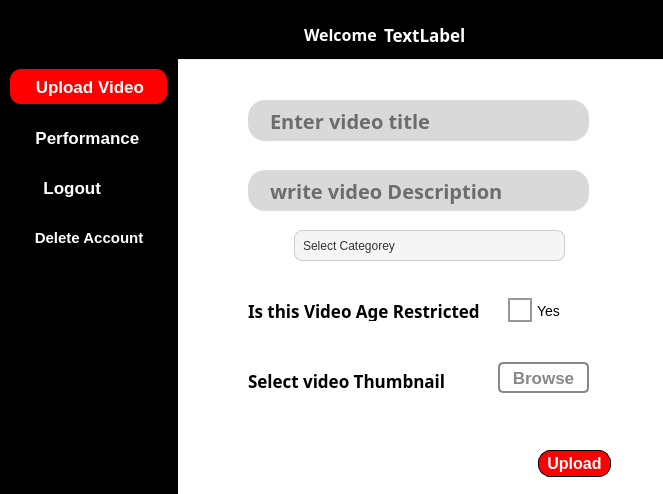
<?xml version="1.0" encoding="UTF-8"?>
<ui version="4.0">
 <class>CreaterMainWindow</class>
 <widget class="QDialog" name="CreaterMainWindow">
  <property name="geometry">
   <rect>
    <x>0</x>
    <y>0</y>
    <width>663</width>
    <height>494</height>
   </rect>
  </property>
  <property name="windowTitle">
   <string>Dialog</string>
  </property>
  <widget class="QLabel" name="label">
   <property name="geometry">
    <rect>
     <x>70</x>
     <y>0</y>
     <width>593</width>
     <height>59</height>
    </rect>
   </property>
   <property name="styleSheet">
    <string notr="true">background-color: rgb(0, 0, 0);</string>
   </property>
   <property name="text">
    <string/>
   </property>
  </widget>
  <widget class="QLabel" name="label_2">
   <property name="geometry">
    <rect>
     <x>0</x>
     <y>-29</y>
     <width>178</width>
     <height>552</height>
    </rect>
   </property>
   <property name="styleSheet">
    <string notr="true">background-color: rgb(0, 0, 0);</string>
   </property>
   <property name="text">
    <string/>
   </property>
  </widget>
  <widget class="QLabel" name="ytlogo">
   <property name="geometry">
    <rect>
     <x>12</x>
     <y>22</y>
     <width>163</width>
     <height>26</height>
    </rect>
   </property>
   <property name="text">
    <string>TextLabel</string>
   </property>
  </widget>
  <widget class="QLabel" name="label_3">
   <property name="geometry">
    <rect>
     <x>298</x>
     <y>20</y>
     <width>86</width>
     <height>28</height>
    </rect>
   </property>
   <property name="styleSheet">
    <string notr="true">border-radius: 0px;
color: white;
background-color: rgb(255, 255, 0, 0);
font-weight: bold;
font-size: 16px;
font-family: PT Sans;
padding-left: 2px;</string>
   </property>
   <property name="text">
    <string>Welcome</string>
   </property>
  </widget>
  <widget class="QLabel" name="username">
   <property name="geometry">
    <rect>
     <x>377</x>
     <y>22</y>
     <width>121</width>
     <height>25</height>
    </rect>
   </property>
   <property name="styleSheet">
    <string notr="true">border-radius: 0px;
color: white;
background-color: rgb(255, 255, 0, 0);
font-weight: bold;
font-size: 17px;
font-family: PT Sans;
padding-left: 2px;</string>
   </property>
   <property name="text">
    <string>TextLabel</string>
   </property>
  </widget>
  <widget class="QPushButton" name="upload">
   <property name="geometry">
    <rect>
     <x>10</x>
     <y>69</y>
     <width>157</width>
     <height>35</height>
    </rect>
   </property>
   <property name="cursor">
    <cursorShape>PointingHandCursor</cursorShape>
   </property>
   <property name="styleSheet">
    <string notr="true">QLabel, QPushButton {
    border-radius: 11px;
    background-color: black;
    font-weight: bold;
    font-family: &quot;Roboto&quot;;
    color: white;
    font-size: 17px;
padding-left: -2px;
}

QLabel:hover, QPushButton:hover {
    background-color: red;
    color: white;
}
QLabel:checked, QPushButton:checked {
    background-color: red;
    color: white;
}</string>
   </property>
   <property name="text">
    <string> Upload Video</string>
   </property>
   <property name="icon">
    <iconset resource="Logos.qrc">
     <normaloff>:/Creator's Logo/Logo's/Creator's Logo/Upload Logo.png</normaloff>:/Creator's Logo/Logo's/Creator's Logo/Upload Logo.png</iconset>
   </property>
   <property name="iconSize">
    <size>
     <width>40</width>
     <height>40</height>
    </size>
   </property>
   <property name="shortcut">
    <string/>
   </property>
   <property name="checkable">
    <bool>true</bool>
   </property>
   <property name="checked">
    <bool>true</bool>
   </property>
   <property name="autoExclusive">
    <bool>true</bool>
   </property>
   <property name="default">
    <bool>false</bool>
   </property>
   <property name="flat">
    <bool>false</bool>
   </property>
  </widget>
  <widget class="QPushButton" name="performance">
   <property name="geometry">
    <rect>
     <x>10</x>
     <y>120</y>
     <width>157</width>
     <height>35</height>
    </rect>
   </property>
   <property name="cursor">
    <cursorShape>PointingHandCursor</cursorShape>
   </property>
   <property name="styleSheet">
    <string notr="true">QLabel, QPushButton {
    border-radius: 11px;
    background-color: black;
    font-weight: bold;
    font-family: &quot;Roboto&quot;;
    color: white;
    font-size: 17px;
padding-right: 10px;
padding-left: 3px;

}

QLabel:hover, QPushButton:hover {
    background-color: red;
    color: white;
}

QLabel:checked, QPushButton:checked {
    background-color: red;
    color: white;
}
</string>
   </property>
   <property name="text">
    <string> Performance</string>
   </property>
   <property name="icon">
    <iconset resource="Logos.qrc">
     <normaloff>:/Creator's Logo/Logo's/Creator's Logo/Performance.png</normaloff>:/Creator's Logo/Logo's/Creator's Logo/Performance.png</iconset>
   </property>
   <property name="iconSize">
    <size>
     <width>20</width>
     <height>22</height>
    </size>
   </property>
   <property name="shortcut">
    <string/>
   </property>
   <property name="checkable">
    <bool>true</bool>
   </property>
   <property name="checked">
    <bool>false</bool>
   </property>
   <property name="autoExclusive">
    <bool>true</bool>
   </property>
   <property name="default">
    <bool>false</bool>
   </property>
   <property name="flat">
    <bool>false</bool>
   </property>
  </widget>
  <widget class="QPushButton" name="logout">
   <property name="geometry">
    <rect>
     <x>10</x>
     <y>170</y>
     <width>157</width>
     <height>35</height>
    </rect>
   </property>
   <property name="cursor">
    <cursorShape>PointingHandCursor</cursorShape>
   </property>
   <property name="styleSheet">
    <string notr="true">QLabel, QPushButton {
    border-radius: 11px;
    background-color: black;
    font-weight: bold;
    font-family: &quot;Roboto&quot;;
    color: white;
    font-size: 17px;
padding-left: -42px;
}

QLabel:hover, QPushButton:hover {
    background-color: red;
    color: white;
}
QLabel:checked, QPushButton:checked {
    background-color: red;
    color: white;
}</string>
   </property>
   <property name="text">
    <string>  Logout</string>
   </property>
   <property name="icon">
    <iconset resource="Logos.qrc">
     <normaloff>:/User Logo/Logo's/main window/logouut.png</normaloff>:/User Logo/Logo's/main window/logouut.png</iconset>
   </property>
   <property name="iconSize">
    <size>
     <width>22</width>
     <height>22</height>
    </size>
   </property>
   <property name="checkable">
    <bool>true</bool>
   </property>
   <property name="checked">
    <bool>false</bool>
   </property>
   <property name="autoExclusive">
    <bool>true</bool>
   </property>
  </widget>
  <widget class="QPushButton" name="delete_2">
   <property name="geometry">
    <rect>
     <x>10</x>
     <y>220</y>
     <width>157</width>
     <height>35</height>
    </rect>
   </property>
   <property name="cursor">
    <cursorShape>PointingHandCursor</cursorShape>
   </property>
   <property name="styleSheet">
    <string notr="true">QLabel, QPushButton {
    border-radius: 11px;
    background-color: black;
    font-weight: bold;
    font-family: &quot;Roboto&quot;;
    color: white;
    font-size: 15px;
padding-left: -3px;
}

QLabel:hover, QPushButton:hover {
    background-color: red;
    color: white;
}
QLabel:checked, QPushButton:checked {
    background-color: red;
    color: white;
}</string>
   </property>
   <property name="text">
    <string> Delete Account</string>
   </property>
   <property name="icon">
    <iconset resource="Logos.qrc">
     <normaloff>:/User Logo/Logo's/main window/delete account.png</normaloff>:/User Logo/Logo's/main window/delete account.png</iconset>
   </property>
   <property name="iconSize">
    <size>
     <width>17</width>
     <height>22</height>
    </size>
   </property>
   <property name="checkable">
    <bool>true</bool>
   </property>
   <property name="checked">
    <bool>false</bool>
   </property>
   <property name="autoExclusive">
    <bool>true</bool>
   </property>
  </widget>
  <widget class="QStackedWidget" name="stackedWidget">
   <property name="geometry">
    <rect>
     <x>178</x>
     <y>60</y>
     <width>485</width>
     <height>442</height>
    </rect>
   </property>
   <property name="styleSheet">
    <string notr="true">background-color: rgb(255, 255, 255);</string>
   </property>
   <property name="currentIndex">
    <number>1</number>
   </property>
   <widget class="QWidget" name="page">
    <widget class="QLabel" name="upload_2">
     <property name="geometry">
      <rect>
       <x>130</x>
       <y>29</y>
       <width>221</width>
       <height>221</height>
      </rect>
     </property>
     <property name="text">
      <string/>
     </property>
    </widget>
    <widget class="QPushButton" name="Browse">
     <property name="geometry">
      <rect>
       <x>207</x>
       <y>300</y>
       <width>91</width>
       <height>31</height>
      </rect>
     </property>
     <property name="cursor">
      <cursorShape>PointingHandCursor</cursorShape>
     </property>
     <property name="styleSheet">
      <string notr="true">QLabel, QPushButton {
    border-radius: 5px;
border: 2px solid  rgb(135, 135, 135);
    background-color: white;
    font-weight: bold;
    font-family: &quot;Roboto&quot;;
    color: rgb(135, 135, 135);
    font-size: 17px;
}
</string>
     </property>
     <property name="text">
      <string>Browse</string>
     </property>
    </widget>
    <widget class="QLabel" name="label_4">
     <property name="geometry">
      <rect>
       <x>189</x>
       <y>270</y>
       <width>131</width>
       <height>16</height>
      </rect>
     </property>
     <property name="styleSheet">
      <string notr="true">font-size: 18px;
background-color: rgb(255, 255, 255);
font-family: PTSans;
font-weight: bold;
color: rgb(135, 135, 135);
</string>
     </property>
     <property name="text">
      <string>Upload Video</string>
     </property>
    </widget>
    <widget class="QPushButton" name="pushButton_10">
     <property name="geometry">
      <rect>
       <x>380</x>
       <y>380</y>
       <width>71</width>
       <height>25</height>
      </rect>
     </property>
     <property name="cursor">
      <cursorShape>PointingHandCursor</cursorShape>
     </property>
     <property name="styleSheet">
      <string notr="true">border: 1px solid black;
border-radius: 12px;
color: white;
font-size:16px;
font-weight: bold;
background-color: red;</string>
     </property>
     <property name="text">
      <string>Next</string>
     </property>
    </widget>
   </widget>
   <widget class="QWidget" name="page_2">
    <widget class="QLineEdit" name="videotitle">
     <property name="geometry">
      <rect>
       <x>70</x>
       <y>40</y>
       <width>341</width>
       <height>41</height>
      </rect>
     </property>
     <property name="styleSheet">
      <string notr="true">border-radius: 17px;
background-color: #D9D9D9;
color: (127, 127, 127, 0.83);
font-weight: bold;
font-size: 20px;
font-family: PT Sans;
padding-left: 20px;</string>
     </property>
     <property name="placeholderText">
      <string>Enter video title</string>
     </property>
    </widget>
    <widget class="QLineEdit" name="videodes">
     <property name="geometry">
      <rect>
       <x>70</x>
       <y>110</y>
       <width>341</width>
       <height>41</height>
      </rect>
     </property>
     <property name="styleSheet">
      <string notr="true">border-radius: 17px;
background-color: #D9D9D9;
color: (127, 127, 127, 0.83);
font-weight: bold;
font-size: 20px;
font-family: PT Sans;
padding-left: 20px;</string>
     </property>
     <property name="placeholderText">
      <string>write video Description</string>
     </property>
    </widget>
    <widget class="QComboBox" name="comboBox_4">
     <property name="geometry">
      <rect>
       <x>116</x>
       <y>170</y>
       <width>271</width>
       <height>31</height>
      </rect>
     </property>
     <property name="styleSheet">
      <string notr="true">QComboBox {
    color: #333333;
    background-color: #F5F5F5;
    border: 1px solid #CCCCCC;
    padding: 6px 24px 6px 8px;
    border-radius: 8px;
    selection-background-color: #E0E0E0;
}

QComboBox::drop-down {
    width: 20px;
    border: none;
    background-color: transparent;
}
QComboBox::down-arrow {
    subcontrol-origin: padding;
    subcontrol-position: center right;
    image: url(:/images/dropdown_arrow.png); 
}

QComboBox::drop-down:hover {
    background-color: #E0E0E0;
}

QComboBox::drop-down:pressed {
    background-color: #D9D9D9;
}

QComboBox::down-arrow {
    subcontrol-origin: padding; 
}

QComboBox::item {
    background-color: #F5F5F5;
    color: #333333;
    padding: 4px 8px;
}

QComboBox::item:selected {
    background-color: #E0E0E0;
}
</string>
     </property>
     <property name="placeholderText">
      <string>Select Categorey</string>
     </property>
    </widget>
    <widget class="QCheckBox" name="checkBox">
     <property name="geometry">
      <rect>
       <x>330</x>
       <y>235</y>
       <width>61</width>
       <height>31</height>
      </rect>
     </property>
     <property name="styleSheet">
      <string notr="true">QCheckBox {
    spacing: 5px;
    font-size: 14px;
}

QCheckBox::indicator {
    width: 20px;
    height: 20px;
}

QCheckBox::indicator:unchecked {
    background-color: #ffffff;
    border: 2px solid #999999;
}

QCheckBox::indicator:checked {
    background-color: #007bff;
    border: 2px solid #007bff;
}

QCheckBox::indicator:checked:hover {
    background-color: #0056b3;
    border: 2px solid #0056b3;
}

QCheckBox::indicator:checked:pressed {
    background-color: #003f7f;
    border: 2px solid #003f7f;
}

QCheckBox::indicator:checked {
    font-weight: bold;
}
</string>
     </property>
     <property name="text">
      <string>Yes</string>
     </property>
    </widget>
    <widget class="QPushButton" name="pushButton">
     <property name="geometry">
      <rect>
       <x>320</x>
       <y>302</y>
       <width>91</width>
       <height>31</height>
      </rect>
     </property>
     <property name="styleSheet">
      <string notr="true">QLabel, QPushButton {
    border-radius: 5px;
border: 2px solid  rgb(135, 135, 135);
    background-color: white;
    font-weight: bold;
    font-family: &quot;Roboto&quot;;
    color: rgb(135, 135, 135);
    font-size: 17px;
}
</string>
     </property>
     <property name="text">
      <string>Browse</string>
     </property>
    </widget>
    <widget class="QLabel" name="label_5">
     <property name="geometry">
      <rect>
       <x>70</x>
       <y>310</y>
       <width>231</width>
       <height>21</height>
      </rect>
     </property>
     <property name="styleSheet">
      <string notr="true">font-size: 17px;
font-family: PTSans;
font-weight: bold;</string>
     </property>
     <property name="text">
      <string>Select video Thumbnail</string>
     </property>
    </widget>
    <widget class="QLabel" name="label_31">
     <property name="geometry">
      <rect>
       <x>70</x>
       <y>240</y>
       <width>251</width>
       <height>21</height>
      </rect>
     </property>
     <property name="styleSheet">
      <string notr="true">font-size: 17px;
font-family: PTSans;
font-weight: bold;</string>
     </property>
     <property name="text">
      <string>Is this Video Age Restricted</string>
     </property>
    </widget>
    <widget class="QPushButton" name="pushButton_11">
     <property name="geometry">
      <rect>
       <x>360</x>
       <y>390</y>
       <width>73</width>
       <height>27</height>
      </rect>
     </property>
     <property name="cursor">
      <cursorShape>PointingHandCursor</cursorShape>
     </property>
     <property name="styleSheet">
      <string notr="true">border: 1px solid black;
border-radius: 12px;
color: white;
font-size:16px;
font-weight: bold;
background-color: red;</string>
     </property>
     <property name="text">
      <string>Upload</string>
     </property>
    </widget>
   </widget>
   <widget class="QWidget" name="page_3">
    <widget class="QLabel" name="label_6">
     <property name="geometry">
      <rect>
       <x>150</x>
       <y>140</y>
       <width>191</width>
       <height>101</height>
      </rect>
     </property>
     <property name="text">
      <string>Revenue</string>
     </property>
    </widget>
    <widget class="QPushButton" name="revenue">
     <property name="geometry">
      <rect>
       <x>160</x>
       <y>110</y>
       <width>157</width>
       <height>35</height>
      </rect>
     </property>
     <property name="cursor">
      <cursorShape>PointingHandCursor</cursorShape>
     </property>
     <property name="styleSheet">
      <string notr="true">QLabel, QPushButton {
    border-radius: 11px;
    background-color: black;
    font-weight: bold;
    font-family: &quot;Roboto&quot;;
    color: white;
    font-size: 17px;
padding-right: 10px;
padding-left: -35px;

}

QLabel:hover, QPushButton:hover {
    background-color: red;
    color: white;
}

QLabel:checked, QPushButton:checked {
    background-color: red;
    color: white;
}
</string>
     </property>
     <property name="text">
      <string> Revenue</string>
     </property>
     <property name="icon">
      <iconset resource="Logos.qrc">
       <normaloff>:/Creator's Logo/Logo's/Creator's Logo/Revenue.png</normaloff>:/Creator's Logo/Logo's/Creator's Logo/Revenue.png</iconset>
     </property>
     <property name="iconSize">
      <size>
       <width>32</width>
       <height>32</height>
      </size>
     </property>
     <property name="shortcut">
      <string/>
     </property>
     <property name="checkable">
      <bool>true</bool>
     </property>
     <property name="checked">
      <bool>false</bool>
     </property>
     <property name="autoExclusive">
      <bool>true</bool>
     </property>
     <property name="default">
      <bool>false</bool>
     </property>
     <property name="flat">
      <bool>false</bool>
     </property>
    </widget>
   </widget>
   <widget class="QWidget" name="page_4">
    <widget class="QLabel" name="label_7">
     <property name="geometry">
      <rect>
       <x>20</x>
       <y>70</y>
       <width>201</width>
       <height>91</height>
      </rect>
     </property>
     <property name="styleSheet">
      <string notr="true">font-size: 30px;
font-family: PTSans;
font-weight: semi-bold;</string>
     </property>
     <property name="text">
      <string>Video Views: </string>
     </property>
    </widget>
    <widget class="QComboBox" name="comboBox">
     <property name="geometry">
      <rect>
       <x>310</x>
       <y>20</y>
       <width>141</width>
       <height>22</height>
      </rect>
     </property>
    </widget>
    <widget class="QLabel" name="label_8">
     <property name="geometry">
      <rect>
       <x>20</x>
       <y>160</y>
       <width>211</width>
       <height>91</height>
      </rect>
     </property>
     <property name="styleSheet">
      <string notr="true">font-size: 30px;
font-family: PTSans;
font-weight: semi-bold;</string>
     </property>
     <property name="text">
      <string>Video Likes: </string>
     </property>
    </widget>
    <widget class="QLabel" name="label_9">
     <property name="geometry">
      <rect>
       <x>30</x>
       <y>250</y>
       <width>211</width>
       <height>91</height>
      </rect>
     </property>
     <property name="styleSheet">
      <string notr="true">font-size: 30px;
font-family: PTSans;
font-weight: semi-bold;</string>
     </property>
     <property name="text">
      <string>Video Revenue: </string>
     </property>
    </widget>
    <widget class="QLabel" name="displayviews">
     <property name="geometry">
      <rect>
       <x>200</x>
       <y>72</y>
       <width>201</width>
       <height>91</height>
      </rect>
     </property>
     <property name="styleSheet">
      <string notr="true">font-size: 30px;
font-family: PTSans;
font-weight: bold;</string>
     </property>
     <property name="text">
      <string/>
     </property>
    </widget>
    <widget class="QLabel" name="displaylikes">
     <property name="geometry">
      <rect>
       <x>190</x>
       <y>167</y>
       <width>241</width>
       <height>81</height>
      </rect>
     </property>
     <property name="styleSheet">
      <string notr="true">font-size: 30px;
font-family: PTSans;
font-weight: bold;</string>
     </property>
     <property name="text">
      <string/>
     </property>
    </widget>
    <widget class="QLabel" name="displayrevenue">
     <property name="geometry">
      <rect>
       <x>250</x>
       <y>253</y>
       <width>201</width>
       <height>91</height>
      </rect>
     </property>
     <property name="styleSheet">
      <string notr="true">font-size: 30px;
font-family: PTSans;
font-weight: bold;</string>
     </property>
     <property name="text">
      <string/>
     </property>
    </widget>
   </widget>
   <widget class="QWidget" name="page_5">
    <widget class="QLabel" name="label_16">
     <property name="geometry">
      <rect>
       <x>30</x>
       <y>22</y>
       <width>401</width>
       <height>61</height>
      </rect>
     </property>
     <property name="styleSheet">
      <string notr="true">font-size: 30px;
font-family: PTSans;
font-weight: semi-bold;</string>
     </property>
     <property name="text">
      <string>Sure you want to Logout</string>
     </property>
    </widget>
    <widget class="QPushButton" name="pushButton_3">
     <property name="geometry">
      <rect>
       <x>190</x>
       <y>120</y>
       <width>106</width>
       <height>34</height>
      </rect>
     </property>
     <property name="cursor">
      <cursorShape>PointingHandCursor</cursorShape>
     </property>
     <property name="styleSheet">
      <string notr="true">QPushButton {
    border-radius: 15px;
    color: white;
    font-size: 19px;
    font-weight: bold;
    background-color: red;
}

QPushButton:hover {
    background-color: #8B0000; 
}
</string>
     </property>
     <property name="text">
      <string>Logout</string>
     </property>
    </widget>
   </widget>
   <widget class="QWidget" name="page_6">
    <widget class="QLabel" name="label_14">
     <property name="geometry">
      <rect>
       <x>20</x>
       <y>12</y>
       <width>401</width>
       <height>61</height>
      </rect>
     </property>
     <property name="styleSheet">
      <string notr="true">font-size: 30px;
font-family: PTSans;
font-weight: semi-bold;</string>
     </property>
     <property name="text">
      <string>Sure you want to delete your </string>
     </property>
    </widget>
    <widget class="QLineEdit" name="dpassword">
     <property name="geometry">
      <rect>
       <x>30</x>
       <y>150</y>
       <width>404</width>
       <height>51</height>
      </rect>
     </property>
     <property name="styleSheet">
      <string notr="true">border-radius: 17px;
background-color: #D9D9D9;
color: (127, 127, 127, 0.83);
font-weight: bold;
font-size: 20px;
font-family: PT Sans;
padding-left: 20px;</string>
     </property>
     <property name="placeholderText">
      <string>Enter Password</string>
     </property>
    </widget>
    <widget class="QLabel" name="label_15">
     <property name="geometry">
      <rect>
       <x>20</x>
       <y>70</y>
       <width>151</width>
       <height>51</height>
      </rect>
     </property>
     <property name="styleSheet">
      <string notr="true">font-size: 30px;
font-family: PTSans;
font-weight: semi-bold;</string>
     </property>
     <property name="text">
      <string>account ?</string>
     </property>
    </widget>
    <widget class="QPushButton" name="pushButton_2">
     <property name="geometry">
      <rect>
       <x>170</x>
       <y>240</y>
       <width>106</width>
       <height>34</height>
      </rect>
     </property>
     <property name="cursor">
      <cursorShape>PointingHandCursor</cursorShape>
     </property>
     <property name="styleSheet">
      <string notr="true">QPushButton {
    border-radius: 15px;
    color: white;
    font-size: 19px;
    font-weight: bold;
    background-color: red;
}

QPushButton:hover {
    background-color: #8B0000; 
}
</string>
     </property>
     <property name="text">
      <string>Delete</string>
     </property>
    </widget>
    <widget class="QLabel" name="invalidpassword">
     <property name="geometry">
      <rect>
       <x>210</x>
       <y>210</y>
       <width>221</width>
       <height>20</height>
      </rect>
     </property>
     <property name="styleSheet">
      <string notr="true">color: red;
font-size: 14px;
font-weight: bold;
border-radius: 0px;
</string>
     </property>
     <property name="text">
      <string/>
     </property>
    </widget>
    <widget class="QLabel" name="deleteresult">
     <property name="geometry">
      <rect>
       <x>30</x>
       <y>340</y>
       <width>421</width>
       <height>38</height>
      </rect>
     </property>
     <property name="styleSheet">
      <string notr="true">font-size: 27px;
font-family: PTSans;
font-weight: bold;
color: red;
</string>
     </property>
     <property name="text">
      <string/>
     </property>
    </widget>
   </widget>
  </widget>
 </widget>
 <resources>
  <include location="Logos.qrc"/>
 </resources>
 <connections/>
</ui>
